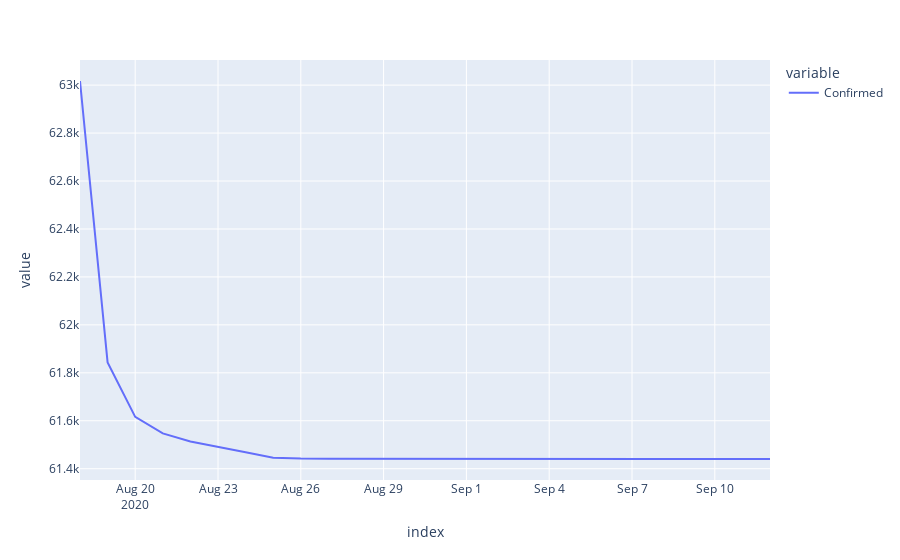

The notebook cell this image was saved under:
### Code cell
cleaned_dfs['Alabama']['Confirmed'].plot()

### Figure 1 — Plotly figure (JSON) as saved in the notebook; plotly's stock layout.template omitted (floating-point values rounded to 4 significant figures)
{"data": [{"hovertemplate": "variable=Confirmed<br>index=%{x}<br>value=%{y}<extra></extra>", "legendgroup": "Confirmed", "line": {"color": "#636efa", "dash": "solid"}, "mode": "lines", "name": "Confirmed", "orientation": "v", "showlegend": true, "type": "scatter", "x": ["2020-08-18T00:00:00", "2020-08-19T00:00:00", "2020-08-20T00:00:00", "2020-08-21T00:00:00", "2020-08-22T00:00:00", "2020-08-23T00:00:00", "2020-08-24T00:00:00", "2020-08-25T00:00:00", "2020-08-26T00:00:00", "2020-08-27T00:00:00", "2020-08-28T00:00:00", "2020-08-29T00:00:00", "2020-08-30T00:00:00", "2020-08-31T00:00:00", "2020-09-01T00:00:00", "2020-09-02T00:00:00", "2020-09-03T00:00:00", "2020-09-04T00:00:00", "2020-09-05T00:00:00", "2020-09-06T00:00:00", "2020-09-07T00:00:00", "2020-09-08T00:00:00", "2020-09-09T00:00:00", "2020-09-10T00:00:00", "2020-09-11T00:00:00", "2020-09-12T00:00:00"], "xaxis": "x", "y": [63020.0, 61840.0, 61620.0, 61550.0, 61510.0, 61490.0, 61470.0, 61450.0, 61440.0, 61440.0, 61440.0, 61440.0, 61440.0, 61440.0, 61440.0, 61440.0, 61440.0, 61440.0, 61440.0, 61440.0, 61440.0, 61440.0, 61440.0, 61440.0, 61440.0, 61440.0], "yaxis": "y"}], "layout": {"legend": {"title": {"text": "variable"}, "tracegroupgap": 0}, "margin": {"t": 60}, "xaxis": {"anchor": "y", "domain": [0, 1], "title": {"text": "index"}}, "yaxis": {"anchor": "x", "domain": [0, 1], "title": {"text": "value"}}}}
